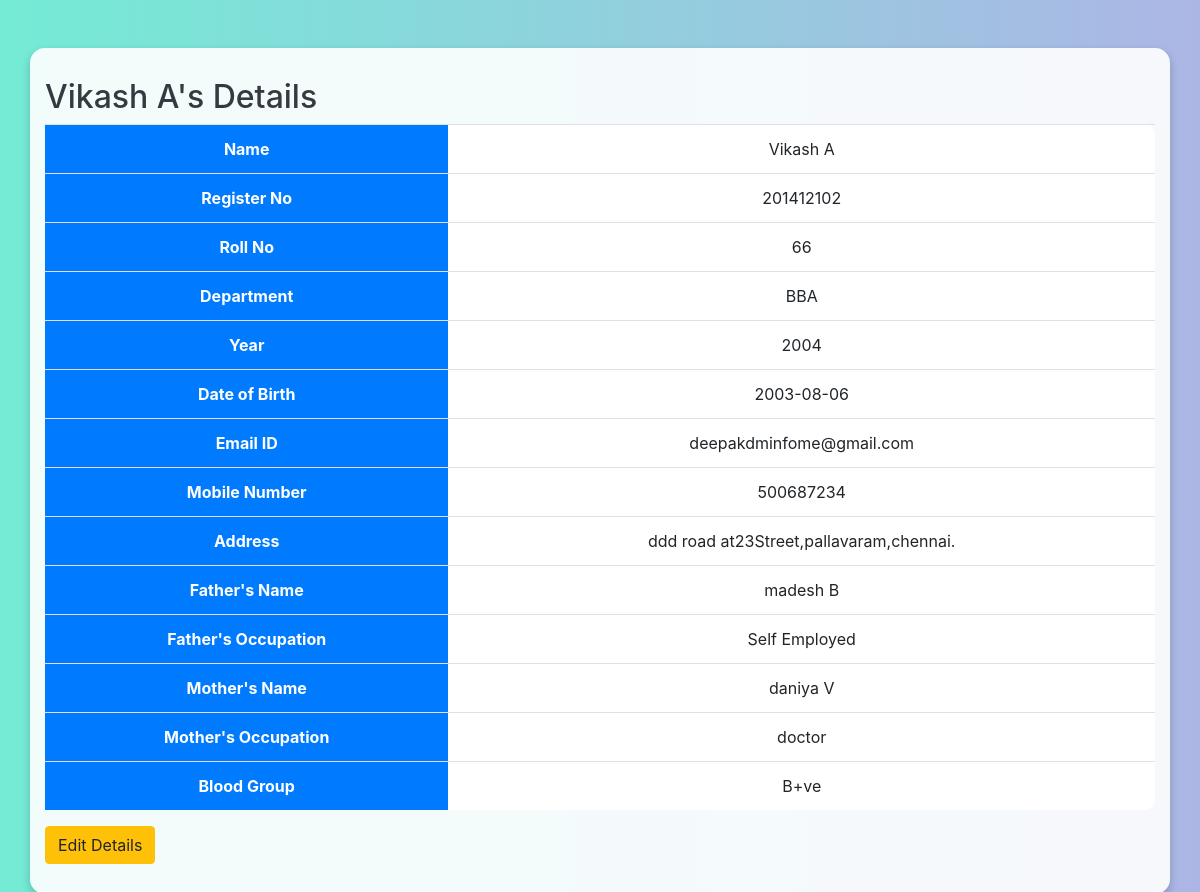
The page /student_details/201412102 (signed in) on the database its author committed.
### tables this page shows
CREATE TABLE "students" (
            register_no TEXT PRIMARY KEY,
            name TEXT,
            roll_no TEXT,
            department TEXT,
            year TEXT,
            dob TEXT,
            email TEXT,
            mobile TEXT,
            address TEXT,
            father_name TEXT,
            father_occupation TEXT,
            mother_name TEXT,
            mother_occupation TEXT,
            blood_group TEXT,
			password TEXT
        );

### app.py (the view)
@app.route('/student_details/<register_no>', methods=['GET', 'POST'])
def student_details(register_no):
    if 'username' not in session:
        return redirect(url_for('login'))
    conn = get_db_connection()
    student = conn.execute('SELECT * FROM students WHERE register_no = ?', (register_no,)).fetchone()
    conn.close()
    if student:
        return render_template('student_details.html', student=student)
    else:
        flash('Student not found!', 'danger')
        return redirect(url_for('students_list'))

### app.py (called while the page is built)
def get_db_connection():
    conn = sqlite3.connect('student_management.db')
    conn.row_factory = sqlite3.Row
    return conn

### templates/student_details.html (shortened to what this page needs)
<!DOCTYPE html>
<html lang="en">
<head>
    <link rel="stylesheet" href="{{ url_for('static', filename='styles.css') }}">
    <link rel="stylesheet" href="https://stackpath.bootstrapcdn.com/bootstrap/4.5.2/css/bootstrap.min.css">
</head>
<body>
    <div class="container mt-5">
        <h2>{{ student.name }}'s Details</h2>
        <table class="table">
            <tr>
                <th>Name</th>
                <td>{{ student.name }}</td>
            </tr>
            <tr>
                <th>Register No</th>
                <td>{{ student.register_no }}</td>
            </tr>
            <tr>
                <th>Roll No</th>
                <td>{{ student.roll_no }}</td>
            </tr>
            <tr>
                <th>Department</th>
                <td>{{ student.department }}</td>
            </tr>
            <tr>
                <th>Year</th>
                <td>{{ student.year }}</td>
            </tr>
            <tr>
                <th>Date of Birth</th>
                <td>{{ student.dob }}</td>
            </tr>
            <tr>
                <th>Email ID</th>
                <td>{{ student.email }}</td>
            </tr>
            <tr>
                <th>Mobile Number</th>
                <td>{{ student.mobile }}</td>
            </tr>
            <tr>
                <th>Address</th>
                <td>{{ student.address }}</td>
            </tr>
            <tr>
                <th>Father's Name</th>
                <td>{{ student.father_name }}</td>
            </tr>
            <tr>
                <th>Father's Occupation</th>
                <td>{{ student.father_occupation }}</td>
            </tr>
            <tr>
                <th>Mother's Name</th>
                <td>{{ student.mother_name }}</td>
            </tr>
            <tr>
                <th>Mother's Occupation</th>
                <td>{{ student.mother_occupation }}</td>
            </tr>
            <tr>
                <th>Blood Group</th>
                <td>{{ student.blood_group }}</td>
            </tr>
        </table>
        <a href="{{ url_for('edit_student', register_no=student.register_no) }}" class="btn btn-warning">Edit Details</a>
    </div>
</body>
</html>

### static/styles.css (style rules this page uses)
body { background: linear-gradient(to right, #74ebd5, #acb6e5); font-family: 'Segoe UI', Tahoma, Geneva, Verdana, sans-serif; color: #333; margin: 0; padding: 0; }
.btn { border-radius: 20px; font-weight: bold; }
.btn-warning { background-color: #ffc107; border-color: #ffc107; }
.container { margin-top: 50px; background-color: rgba(255, 255, 255, 0.9); padding: 30px; border-radius: 15px; box-shadow: 0 4px 10px rgba(0, 0, 0, 0.2); }
.table { background-color: #fff; border-radius: 10px; }
.table th, .table td { text-align: center; }
.table th { background-color: #007bff; color: #fff; }
h2 { font-size: 2rem; font-weight: bold; color: #343a40; }

### rows shown on the page
students: name "Vikash A", register_no "201412102", roll_no "66", department "BBA", year "2004", dob "2003-08-06", email "deepakdminfome@gmail.com", mobile "500687234", address "ddd road at23Street,pallavaram,chennai.", father_name "madesh B", father_occupation "Self Employed", mother_name "daniya V", mother_occupation "doctor", blood_group "B+ve"
